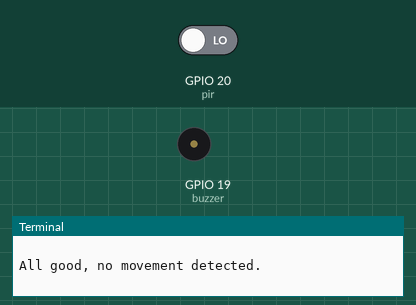
This program was run on a simulated Raspberry Pi (BCM pin numbers). Shown: buzzer (waves = sounding, pin HIGH), the last lines printed to the terminal. Inputs (shaded band) come from the test bench; at power-on: GPIO 20 (pir) LOW. Sound played through the audio output is not drawn and takes no time.

Above: at 1.2 s.
1.3 s: GPIO 20 (pir) driven HIGH
At 2.4 s:
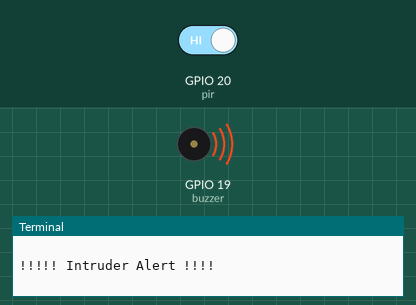
Timing chart, 0 to 32.8 s (numbered marks = the images above; inputs shaded):
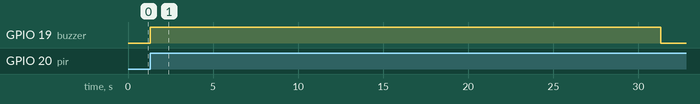

The program:

PIR_sensor_v0.12.py
```python
#!/usr/bin/python

from gpiozero import MotionSensor, Buzzer
import signal
import subprocess
import sys
import os
import time
from time import sleep

pir = MotionSensor(20)
buzzer = Buzzer(19)

while True:
    if pir.motion_detected:
     print("                  ")
     print("!!!!! Intruder Alert !!!!")
     print("                  ")
     buzzer.on()
     #cmd = "aplay /usr/share/scratch/Media/Sounds/Electronic/Whoop.wav"
     cmd = "aplay /home/pi/Downloads/TW_Experiments/Python_Projects/RaspiPythonProjects/PIR/70936__guitarguy1985__police.wav"
     os.system(cmd)
     time.sleep(30)
     buzzer.off()
     time.sleep(5)
    else:
     print("                  ")
     print("All good, no movement detected.")
     print("                  ")
```

Measured:
- after the input at 1.3 s, GPIO 19 (buzzer): LOW → HIGH at once, → LOW 30.0 s later
